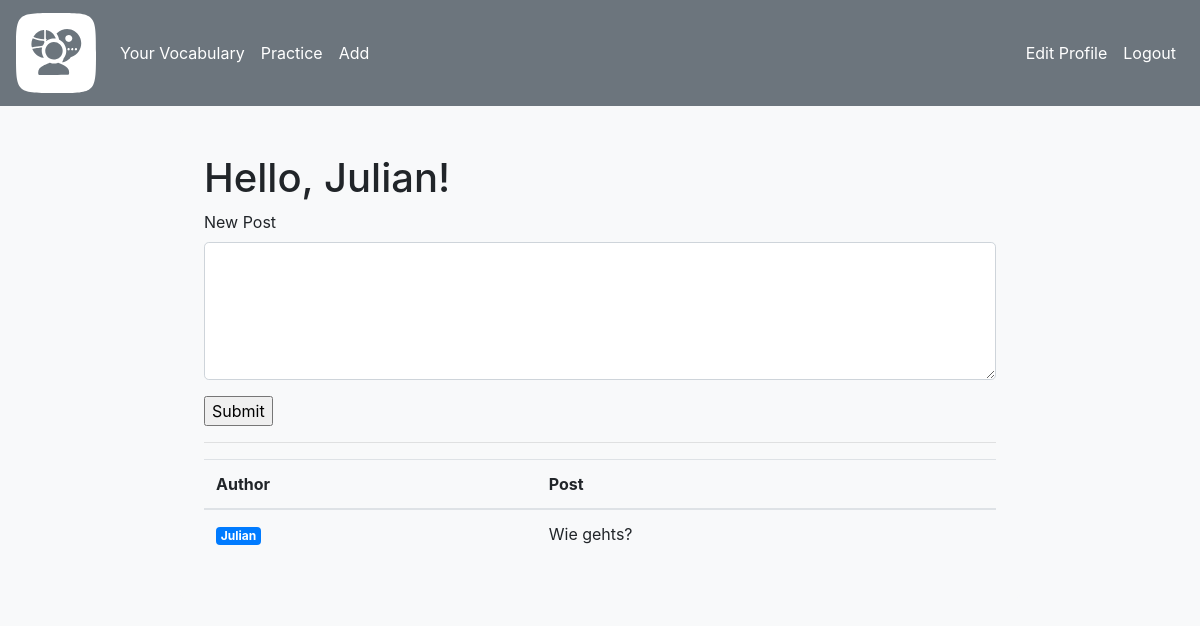
Before: /index (signed in) with the older database file.
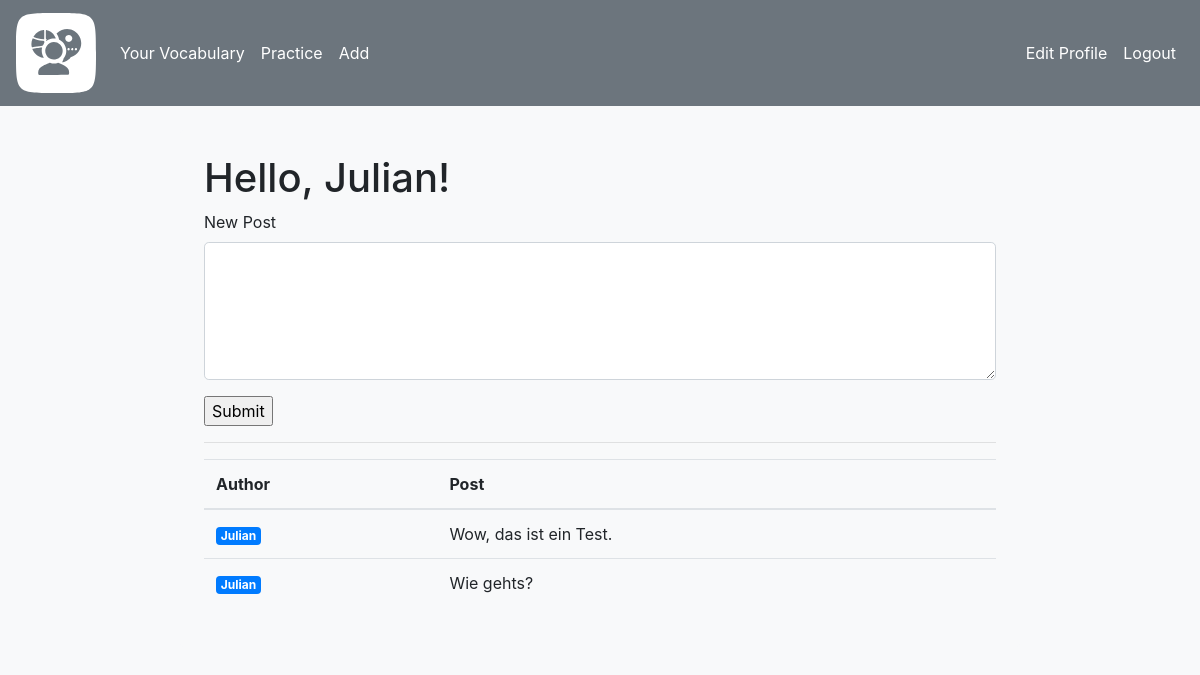
After: the same page with the newer database file.
### app/models.py (models this page shows, shortened)
class User(UserMixin, db.Model):
    __tablename__ = "user"
    id: so.Mapped[int] = so.mapped_column(primary_key=True)
    username: so.Mapped[str] = so.mapped_column(sa.String(64), index=True, unique=True)
    email: so.Mapped[str] = so.mapped_column(sa.String(120), index=True, unique=True)
    password_hash: so.Mapped[Optional[str]] = so.mapped_column(sa.String(256))
    about_me: so.Mapped[Optional[str]] = so.mapped_column(sa.String(140))
    last_seen: so.Mapped[Optional[datetime]] = so.mapped_column(default=lambda: datetime.now(timezone.utc))
    languages: so.Mapped[list['Language']]= so.relationship(
        secondary=user_language,
        back_populates='users')
    vocables: so.Mapped[list['Vocable']]=so.relationship(back_populates='user')
    posts: so.Mapped[list['Post']]=so.relationship(back_populates='author')
    def avatar(self, size):
        digest = md5(self.email.lower().encode('utf-8')).hexdigest()
        return f"https://www.gravatar.com/avatar/{digest}?d=identicon&s={size}"

class Post(db.Model):
    __tablename__="post"
    id: so.Mapped[int] = so.mapped_column(primary_key=True)
    body: so.Mapped[str] = so.mapped_column(sa.String(500))
    timestamp: so.Mapped[datetime] = so.mapped_column(index=True, default=lambda: datetime.now(timezone.utc))
    user_id: so.Mapped[int] = so.mapped_column(sa.ForeignKey(User.id), index=True)
    author: so.Mapped[User] = so.relationship(back_populates='posts')

### app/routes.py (the view)
@app.route('/')
@app.route('/index', methods=["GET","POST"])
@login_required
def index():
    form = AddPostForm()
    if form.validate_on_submit():
        new_post = Post(body=form.post.data, author=current_user)
        db.session.add(new_post)
        db.session.commit()
        flash("Post was added, successfully!", 'success')
        form.post.data = ""
        return redirect(url_for("index"))
    elif request.method == "GET":
        form.post.data = ""
    else:
        print(f"validate_on_submit: {form.validate_on_submit()}")
    posts = db.session.scalars(sa.select(Post).order_by(Post.timestamp.desc())).all()
    return render_template("index.html", title="Home", posts=posts, form=form)

### app/forms.py
class AddPostForm(FlaskForm):
    post = TextAreaField("New Post",validators=[Length(max=500), DataRequired()])
    submit = SubmitField("Submit")

### app/models.py (called while the page is built)
@login.user_loader
def load_user(id):
    return db.session.get(User, int(id))

### app/routes.py (called while the page is built)
@app.before_request
def before_request():
    if current_user.is_authenticated:
        current_user.last_seen = datetime.now(timezone.utc)
        db.session.commit()

### app/templates/index.html (shortened to what this page needs)
{% extends 'base.html'%}
{% block content %}
    <h1>Hello, {{ current_user.username }}!</h1>
    <form action="" method="post">
        <p>{{ form.post.label(class="form-control-label") }}<br>
            {{ form.post(class="form-control form-control-lg", cols=50, rows=4) }}</p>
        <p>{{ form.submit() }}</p>
    </form>
    <hr>
    <div class="responsive-table">
        <table class="table">
            <thead>
                <th>Author</th>
                <th>Post</th>
            </thead>
            <tbody>
                {% for post in posts %}
                    {% include "_post.html" %}
                {% endfor %}
            </tbody>
        </table>
    </div>
{% endblock %}

### app/templates/base.html (shortened to what this page needs)
<!doctype html>
<html lang="en">
  <head>
    <link rel="stylesheet" href="https://stackpath.bootstrapcdn.com/bootstrap/4.3.1/css/bootstrap.min.css">
    <link rel="stylesheet" href="{{url_for('static', filename='custom.css')}}">
  </head>
  <body class="bg-light">
    <nav class="navbar navbar-expand-md navbar-light bg-secondary">
        <a class="navbar-brand text-white" href="{{ url_for('index')}}"><img src="{{ url_for('static', filename='polyglot_pivot_logo.svg') }}" width="80" height="80"></a>
        <div class="collapse navbar-collapse" id="navbarNav">
            <ul class="navbar-nav">
              {% if current_user.is_anonymous %}
              {% else %}
              <li class="nav-item active">
                <a class="nav-link text-white" href="{{url_for('vocabulary')}}">Your Vocabulary</a>
              </li>
              <li class="nav-item active">
                <a class="nav-link text-white" href="{{url_for('practice')}}">Practice</a>
              </li>
              <li class="nav-item">
                <a class="nav-link text-white" href="{{url_for('add_vocable')}}">Add</a>
              </li>
              {% endif %}
            </ul>
            <ul class="navbar-nav ml-auto">
              {% if current_user.is_anonymous %}
              <li class="nav-item active">
                <a class="nav-link text-white" href="{{url_for('login')}}">Login</a>
              </li>
              <li class="nav-item active">
                <a class="nav-link text-white" href="{{url_for('register')}}">Register</a>
              </li>
              {% else %}
              <li class="nav-item active">
                <a class="nav-link text-white" href="{{url_for('edit_profile')}}">Edit Profile</a>
              </li>
              <li class="nav-item active">
                <a class="nav-link text-white" href="{{url_for('logout')}}">Logout</a>
              </li>
              {% endif %}
            </ul>
        </div>
    </nav>
    <div class="container bg-light rounded p-4 mt-4">
        {% block content %} {% endblock %}
    </div>
  </body>
</html>

### app/templates/_post.html
<tr>
    <td>
        <a href="{{ url_for('user', username=post.author.username) }}"><span class="badge badge-primary">{{ post.author.username }}</span></a>
    </td>
    <td>
        {{ post.body }}
    </td>
</tr>

### app/static/custom.css (style rules this page uses)
.container { width: 70%; }

Changed rows visible on the page:
added Post: author.username "Julian", body "Wow, das ist ein Test."
